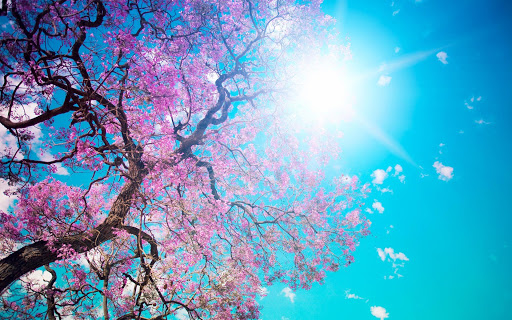
#> input picture ProjPic.jpg, 512 x 320 px
$ python 'Project 2_3.py'
#> lines starting #> are read from the running program, lines starting #| are printed output that depends on the picture
#Imports Image and ImageFilter from PIL
from PIL import Image, ImageFilter
import sys

#Attempts to find specified picture
try:
	img = Image.open("ProjPic.jpg")
#> img is the input picture: PIL image 512x320 RGB; mean R, G, B 100, 160.1, 194.4

#Displays error message and exits program if the image is not found
except IOError:
	print("Unable to load image")
	sys.exit(1)

#Command to blur the specified image
blurred = img.filter(ImageFilter.BLUR)
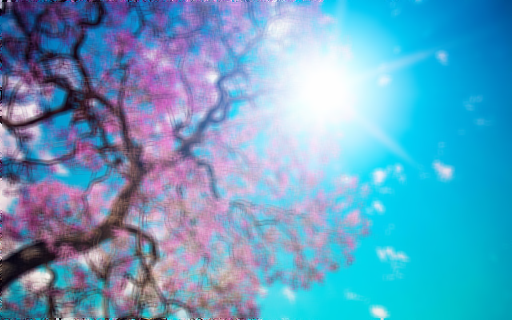
#> blurred: PIL image 512x320 RGB; mean R, G, B 100, 160.1, 194.5

#Saves the newly altered image to on your disk
blurred.save("blurredProjPic.jpg")
